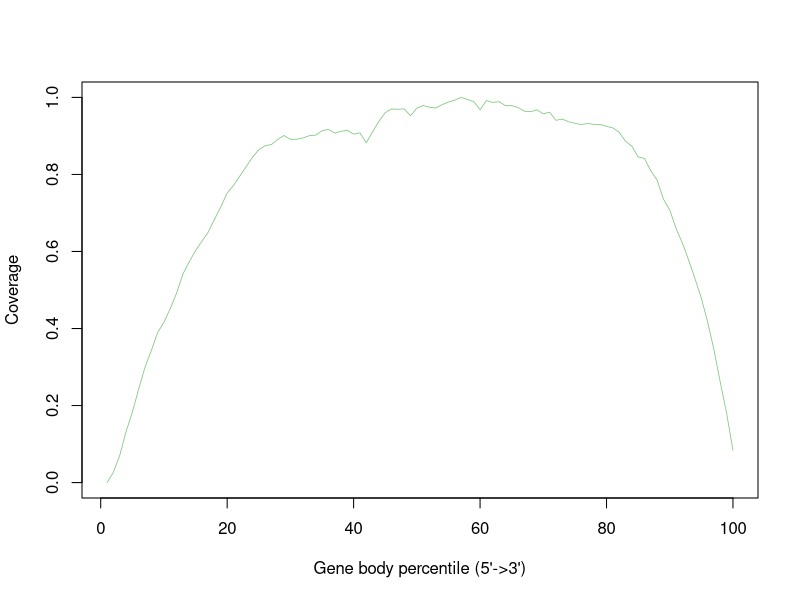

This chart was generated by the following R code:
SRR11647692_sorted <- c(0.0,0.02662561672846434,0.06998384580463332,0.13175232691851235,0.18269680580168363,0.2426539891183865,0.298788089679981,0.3428284359927456,0.3894566797943509,0.41611686327466973,0.4518750158430946,0.4918964011402419,0.5413475963432985,0.5730960056966007,0.6022173419089604,0.6265776841658928,0.650083075426957,0.6837395694826279,0.7159119976586786,0.7516908902782162,0.771405461085903,0.7957197143403627,0.8201376678503859,0.8446431904651072,0.8641342296108014,0.8746056509725931,0.8775783916320807,0.8909442023491565,0.9010860873432686,0.8911953874126325,0.8914166146245014,0.8949147699121774,0.9006044572674291,0.9020101718428457,0.9131775371419749,0.9169637486951051,0.9076745102467375,0.9119653963769435,0.9148390456811148,0.9046326360835409,0.9079948288139226,0.8822080319304609,0.9103730213415125,0.9382015610345138,0.9603381089221396,0.9699591881883104,0.9690950193919478,0.9703440313589573,0.9523186224918941,0.9722382893605842,0.9790364172253038,0.9744874326812507,0.9724180364702276,0.9813224317479484,0.9880306860578463,0.9929990805244007,1.0,0.9945661066084717,0.989341918178194,0.9679243587291418,0.9917270240561549,0.9870812526069092,0.9890123818105143,0.978651574054657,0.9786354429037916,0.9738905800992296,0.9643178942856551,0.9628407417564058,0.967797613972342,0.9573100614596848,0.9616839077943417,0.9404691399561693,0.9438705083386528,0.9367151907047699,0.9329497192027524,0.9296658777765744,0.9322284263140551,0.9299769785432649,0.9298410159859705,0.9247113100107618,0.9209043584065189,0.9095687682483644,0.8861716861431109,0.8735340816651035,0.845700933071855,0.8415575317495616,0.8096501153377287,0.7854510845894507,0.736050587289114,0.7080146470849858,0.6599622531069749,0.6219273038163998,0.5771380112134543,0.529000352580869,0.4783692789145118,0.41668606245520723,0.3441742348649477,0.2600618053523159,0.17994068345381767,0.08390733345162844)


pdf("/home/genetics/HW1/gene_body_cov.geneBodyCoverage.curves.pdf")
x=1:100
icolor = colorRampPalette(c("#7fc97f","#beaed4","#fdc086","#ffff99","#386cb0","#f0027f"))(1)
plot(x,SRR11647692_sorted,type='l',xlab="Gene body percentile (5'->3')", ylab="Coverage",lwd=0.8,col=icolor[1])
dev.off()
